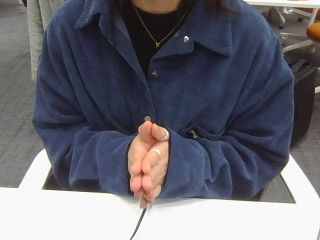
#> input picture mockup/FE/CameraTest/src/uploads/seg01_00028.jpg, 320 x 240 px
$ python rotate_extracted_images.py --dir ../../../../mockup/FE/CameraTest/src/uploads
#> lines starting #> are read from the running program, lines starting #| are printed output that depends on the picture
"""
추출된 이미지 중 회전이 필요한 이미지를 자동으로 보정하는 스크립트

1920x1080 이미지가 1080x1920으로 되어 있으면 시계방향 90도 회전 적용

사용법:
    # 폴더 전체 처리
    python rotate_extracted_images.py --dir ./extracted_data

    # 특정 인물/동작만 처리
    python rotate_extracted_images.py --dir ./extracted_data/KSM/CLAP
"""

from __future__ import annotations

import argparse
from pathlib import Path
from typing import List

import cv2
import numpy as np


def find_rotated_images(base_dir: Path) -> List[Path]:
    """
    가로가 세로보다 긴 이미지 찾기

    정상: 720x1280 또는 1080x1920 (세로 화면)
    회전 필요: 1280x720 또는 1920x1080 (가로 화면)

    Returns:
        회전이 필요한 이미지 경로 리스트
    """
    rotated_images = []

    for image_path in base_dir.rglob("*.jpg"):
        # _backup.jpg는 건너뛰기
        if "_backup.jpg" in image_path.name:
            continue

        img = cv2.imread(str(image_path))
#> img is the input picture: shape (240, 320, 3); mean B, G, R 114.5, 105.7, 106.1
        if img is None:
            continue

        height, width = img.shape[:2]
#> height = 240; width = 320

        # 가로가 세로보다 길면 회전 필요
        if width > height:
            rotated_images.append(image_path)
#> pass 2 of the loop in find_rotated_images, `for image_path in base_dir.rglob("*.jpg"):`:
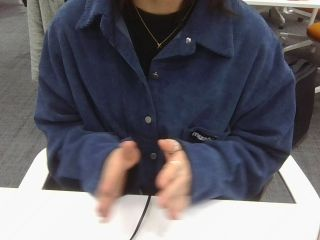
#> input picture mockup/FE/CameraTest/src/uploads/seg01_00037.jpg, 320 x 240 px
#> in find_rotated_images, img is the input picture: shape (240, 320, 3); mean B, G, R 108.5, 101.3, 103.2

    return rotated_images


def rotate_image_clockwise_90(image_path: Path, backup: bool = True) -> None:
    """
    이미지를 반시계방향 90도 회전 (1280x720 → 720x1280)

    Args:
        image_path: 이미지 경로
        backup: 원본 백업 여부
    """
#> called with backup = True
    img = cv2.imread(str(image_path))
    if img is None:
        raise RuntimeError(f"이미지를 열 수 없습니다: {image_path}")

    # 백업 (원본 그대로)
    if backup:
        backup_path = image_path.parent / (image_path.stem + "_backup.jpg")
        if not backup_path.exists():
            success = cv2.imwrite(str(backup_path), img)
            if not success:
                raise RuntimeError(f"백업 파일 저장 실패: {backup_path}")

    # 반시계방향 90도 회전 (가로 → 세로)
    rotated = cv2.rotate(img, cv2.ROTATE_90_COUNTERCLOCKWISE)
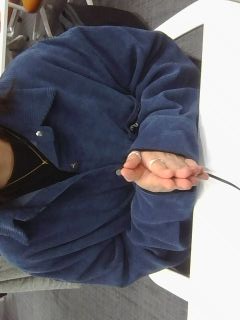
#> rotated: shape (320, 240, 3); mean B, G, R 114.5, 105.7, 106.1

    # 덮어쓰기
    success = cv2.imwrite(str(image_path), rotated)
    if not success:
        raise RuntimeError(f"회전된 이미지 저장 실패: {image_path}")


def process_directory(
    base_dir: Path,
    dry_run: bool = False,
    backup: bool = True,
) -> None:
    """
    디렉토리 내 모든 회전이 필요한 이미지 처리

    Args:
        base_dir: 처리할 디렉토리
        dry_run: True면 실제 회전 안 하고 목록만 출력
        backup: 원본 백업 여부
    """
    print(f"\n{'='*70}")
    print(f"🔍 회전이 필요한 이미지 검색 중...")
    print(f"{'='*70}")
    print(f"디렉토리: {base_dir}")
    print(f"{'='*70}\n")

    rotated_images = find_rotated_images(base_dir)

    if not rotated_images:
        print("✅ 회전이 필요한 이미지가 없습니다!")
        return

    print(f"📊 발견된 이미지: {len(rotated_images)}개\n")

    if dry_run:
        print("🔍 Dry-run 모드: 회전이 필요한 이미지 목록")
        print(f"{'='*70}")
        for i, img_path in enumerate(rotated_images[:20], 1):
            img = cv2.imread(str(img_path))
            height, width = img.shape[:2]
            relative_path = img_path.relative_to(base_dir)
            print(f"{i:3d}. {relative_path} ({width}x{height})")

        if len(rotated_images) > 20:
            print(f"     ... 외 {len(rotated_images) - 20}개")

        print(f"\n💡 실제 회전하려면 --dry-run 없이 실행하세요")
        return

    # 실제 회전 처리
    print(f"🔄 회전 처리 시작 (백업: {'예' if backup else '아니오'})")
    print(f"{'='*70}\n")

    processed = 0
    failed = 0

    for i, img_path in enumerate(rotated_images, 1):
        try:
            # 원본 크기 확인
            img = cv2.imread(str(img_path))
            old_height, old_width = img.shape[:2]

            # 회전
            rotate_image_clockwise_90(img_path, backup=backup)

            # 회전 후 크기 확인
            img_after = cv2.imread(str(img_path))
            new_height, new_width = img_after.shape[:2]
#> new_height = 320; new_width = 240

            processed += 1

            if processed % 50 == 0:
                print(f"  ✓ {processed}/{len(rotated_images)} 처리 중...")
            elif processed <= 10 or processed == len(rotated_images):
                relative_path = img_path.relative_to(base_dir)
                print(f"  ✓ [{i:3d}] {relative_path}")
                print(f"        {old_width}x{old_height} → {new_width}x{new_height}")
#|         320x240 → 240x320

        except Exception as e:
            print(f"  ❌ 실패: {img_path.name} - {e}")
            failed += 1
#> pass 2 of the loop in process_directory, `for i, img_path in enumerate(rotated_images, 1):`:
#> in rotate_image_clockwise_90 (call 2), `rotated = cv2.rotate(img, cv2.ROTATE_90_COUNTERCLOCKWISE)`:
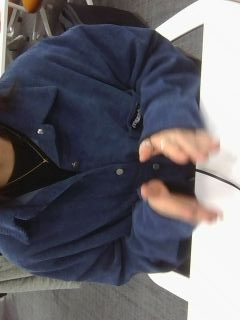
#> rotated: shape (320, 240, 3); mean B, G, R 108.5, 101.3, 103.2
#|         320x240 → 240x320

    print(f"\n{'='*70}")
    print(f"✅ 처리 완료!")
    print(f"{'='*70}")
    print(f"성공: {processed}개")
    print(f"실패: {failed}개")

    if backup:
        print(f"\n💡 원본은 _backup.jpg 파일로 백업되었습니다")
        print(f"   문제가 없다면 다음 명령으로 백업 삭제:")
        print(f"   find {base_dir} -name '*_backup.jpg' -delete")

    print(f"{'='*70}\n")


def restore_from_backup(base_dir: Path) -> None:
    """
    백업 파일에서 복원
    """
    backup_files = list(base_dir.rglob("*_backup.jpg"))

    if not backup_files:
        print("백업 파일이 없습니다.")
        return

    print(f"\n{'='*70}")
    print(f"🔄 백업에서 복원 중...")
    print(f"{'='*70}")
    print(f"백업 파일: {len(backup_files)}개\n")

    restored = 0

    for backup_path in backup_files:
        # clap_seq001_frame1_backup.jpg → clap_seq001_frame1.jpg
        original_name = backup_path.stem.replace("_backup", "") + ".jpg"
        original_path = backup_path.parent / original_name

        try:
            # 백업 파일을 원본으로 복사
            img = cv2.imread(str(backup_path))
            cv2.imwrite(str(original_path), img)

            # 백업 파일 삭제
            backup_path.unlink()

            restored += 1

            if restored % 50 == 0:
                print(f"  ✓ {restored}/{len(backup_files)} 복원 중...")

        except Exception as e:
            print(f"  ❌ 실패: {backup_path.name} - {e}")

    print(f"\n✅ 복원 완료: {restored}개")


def parse_args() -> argparse.Namespace:
    parser = argparse.ArgumentParser(
        description="세로로 잘못 회전된 이미지를 자동으로 보정",
        formatter_class=argparse.RawDescriptionHelpFormatter,
        epilog="""
예제:
  # 목록만 확인 (실제 회전 안 함)
  python rotate_extracted_images.py --dir ./extracted_data --dry-run

  # 실제 회전 처리 (백업 자동 생성)
  python rotate_extracted_images.py --dir ./extracted_data

  # 백업 없이 회전
  python rotate_extracted_images.py --dir ./extracted_data --no-backup

  # 백업에서 복원
  python rotate_extracted_images.py --dir ./extracted_data --restore
        """,
    )

    parser.add_argument(
        "--dir",
        type=str,
        required=True,
        help="처리할 디렉토리 (extracted_data/ 또는 하위 폴더)",
    )
    parser.add_argument(
        "--dry-run",
        action="store_true",
        help="실제 회전 안 하고 목록만 출력",
    )
    parser.add_argument(
        "--no-backup",
        action="store_true",
        help="백업 파일 생성 안 함 (주의!)",
    )
    parser.add_argument(
        "--restore",
        action="store_true",
        help="백업 파일에서 복원",
    )

    return parser.parse_args()


def main() -> None:
    args = parse_args()

    base_dir = Path(args.dir)
    if not base_dir.exists():
        raise FileNotFoundError(f"디렉토리를 찾을 수 없습니다: {base_dir}")

    if args.restore:
        restore_from_backup(base_dir)
    else:
        process_directory(
            base_dir=base_dir,
            dry_run=args.dry_run,
            backup=not args.no_backup,
        )


if __name__ == "__main__":
    main()
